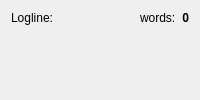
         <widget class="QWidget" name="loglineEdit">
          <layout class="QGridLayout" name="gridLayout_17">
           <item row="0" column="0">
            <widget class="QLabel" name="label_2">
             <property name="sizePolicy">
              <sizepolicy hsizetype="Expanding" vsizetype="Preferred">
               <horstretch>0</horstretch>
               <verstretch>0</verstretch>
              </sizepolicy>
             </property>
             <property name="text">
              <string>Logline:</string>
             </property>
            </widget>
           </item>
           <item row="0" column="1">
            <widget class="QLabel" name="scriptLoglineWordsLabel">
             <property name="text">
              <string>words:</string>
             </property>
            </widget>
           </item>
           <item row="0" column="2">
            <widget class="QLabel" name="scriptLoglineWords">
             <property name="sizePolicy">
              <sizepolicy hsizetype="Preferred" vsizetype="Preferred">
               <horstretch>0</horstretch>
               <verstretch>0</verstretch>
              </sizepolicy>
             </property>
             <property name="font">
              <font>
               <weight>75</weight>
               <bold>true</bold>
              </font>
             </property>
             <property name="text">
              <string>0</string>
             </property>
             <property name="alignment">
              <set>Qt::AlignRight|Qt::AlignTrailing|Qt::AlignVCenter</set>
             </property>
            </widget>
           </item>
           <item row="1" column="0" colspan="3">
            <widget class="SimpleTextEditorWidget" name="loglineText" native="true">
             <property name="sizePolicy">
              <sizepolicy hsizetype="Expanding" vsizetype="Expanding">
               <horstretch>0</horstretch>
               <verstretch>0</verstretch>
              </sizepolicy>
             </property>
            </widget>
           </item>
          </layout>
         </widget>
